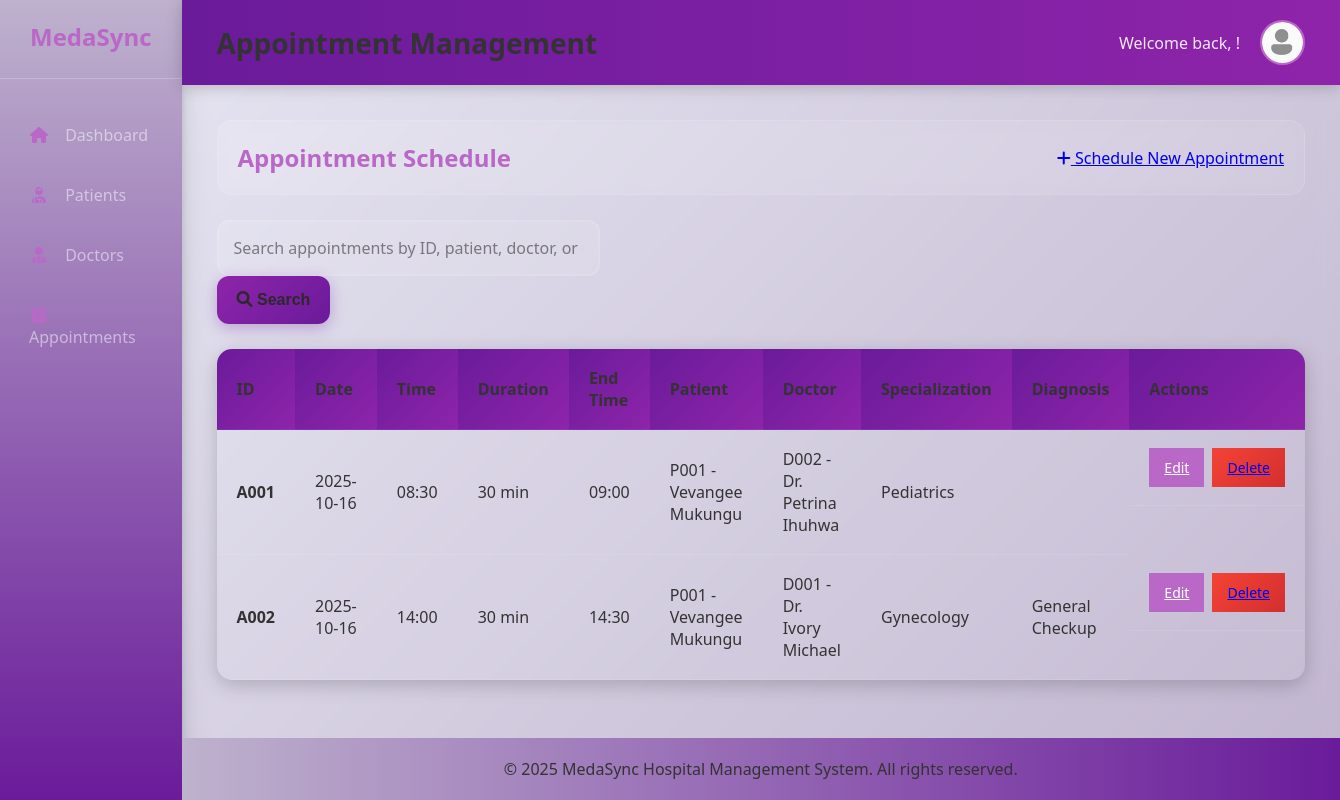
The page /appointments (signed in) on the database its author committed.
### models.py (models this page shows)
class Appointment(db.Model):
    id = db.Column(db.String(4), primary_key=True)
    date = db.Column(db.String(20), nullable=False)
    time = db.Column(db.String(10), nullable=False)
    duration = db.Column(db.Integer, nullable=False, default=30)
    diagnosis = db.Column(db.Text)
    patient_id = db.Column(db.String(4), db.ForeignKey('patient.id'), nullable=False)
    doctor_id = db.Column(db.String(4), db.ForeignKey('doctor.id'), nullable=False)

class Patient(db.Model):
    id = db.Column(db.String(4), primary_key=True)
    name = db.Column(db.String(100), nullable=False)
    surname = db.Column(db.String(100), nullable=False)
    date_of_birth = db.Column(db.String(20), nullable=False)
    gender = db.Column(db.String(10))
    email = db.Column(db.String(120))
    country_code = db.Column(db.String(10), nullable=False)
    contact_number = db.Column(db.String(20), nullable=False)
    appointments = db.relationship('Appointment', backref='patient', lazy=True)

class Doctor(db.Model):
    id = db.Column(db.String(4), primary_key=True)
    name = db.Column(db.String(100), nullable=False)
    surname = db.Column(db.String(100), nullable=False)
    specialization = db.Column(db.String(50))
    email = db.Column(db.String(120))
    country_code = db.Column(db.String(10), nullable=False)
    contact_number = db.Column(db.String(20), nullable=False)
    appointments = db.relationship('Appointment', backref='doctor', lazy=True)

### app.py (the view)
@app.route('/appointments')
@login_required
def appointments():
    search_query = request.args.get('search', '')
    with db.session() as session_db:
        if search_query:
            stmt = select(Appointment).options(
                joinedload(Appointment.patient),
                joinedload(Appointment.doctor)
            ).join(Patient).join(Doctor).where(
                or_(
                    Patient.name.ilike(f'%{search_query}%'),
                    Patient.surname.ilike(f'%{search_query}%'),
                    Doctor.name.ilike(f'%{search_query}%'),
                    Doctor.surname.ilike(f'%{search_query}%'),
                    Appointment.diagnosis.ilike(f'%{search_query}%'),
                    Appointment.id.ilike(f'%{search_query}%')
                )
            )
        else:
            stmt = select(Appointment).options(
                joinedload(Appointment.patient),
                joinedload(Appointment.doctor)
            )
        appointments = session_db.execute(stmt).scalars().all()
    return render_template('appointments.html', appointments=appointments, search_query=search_query)

### app.py (called while the page is built)
def login_required(f):
    from functools import wraps
    @wraps(f)
    def decorated_function(*args, **kwargs):
        if 'user_id' not in session:
            return redirect(url_for('login'))
        return f(*args, **kwargs)
    return decorated_function

### templates/appointments.html (shortened to what this page needs)
{% extends "base.html" %}
{% block page_title %}Appointment Management{% endblock %}
{% block content %}
<div class="page-header">
    <h2>Appointment Schedule</h2>
    <a href="{{ url_for('add_appointment') }}" class="btn btn-primary">
        <i class="fas fa-plus"></i> Schedule New Appointment
    </a>
</div>
<div class="search-bar">
    <form method="GET" action="{{ url_for('appointments') }}">
        <input type="text" name="search" placeholder="Search appointments by ID, patient, doctor, or diagnosis..." value="{{ search_query }}">
        <button type="submit"><i class="fas fa-search"></i> Search</button>
    </form>
</div>
{% if appointments %}
<table>
    <thead>
        <tr>
            <th>ID</th>
            <th>Date</th>
            <th>Time</th>
            <th>Duration</th>
            <th>End Time</th>
            <th>Patient</th>
            <th>Doctor</th>
            <th>Specialization</th>
            <th>Diagnosis</th>
            <th>Actions</th>
        </tr>
    </thead>
    <tbody>
        {% for appt in appointments %}
        <tr>
            <td><strong>{{ appt.id }}</strong></td>
            <td>{{ appt.date }}</td>
            <td>{{ appt.time }}</td>
            <td>{{ appt.duration }} min</td>
            <td>
                {% set start_time = appt.time.split(':') %}
                {% set hours = start_time[0] | int %}
                {% set minutes = start_time[1] | int %}
                {% set total_minutes = hours * 60 + minutes + appt.duration %}
                {% set end_hours = (total_minutes // 60) % 24 %}
                {% set end_minutes = total_minutes % 60 %}
                {{ "%02d:%02d" | format(end_hours, end_minutes) }}
            </td>
            <td>{{ appt.patient.id }} - {{ appt.patient.name }} {{ appt.patient.surname }}</td>
            <td>{{ appt.doctor.id }} - Dr. {{ appt.doctor.name }} {{ appt.doctor.surname }}</td>
            <td>{{ appt.doctor.specialization }}</td>
            <td>{{ appt.diagnosis[:50] }}{% if appt.diagnosis|length > 50 %}...{% endif %}</td>
            <td class="actions">
                <a href="{{ url_for('edit_appointment', appointment_id=appt.id) }}" class="btn btn-sm" style="background:var(--light-purple); color:white;">Edit</a>
                <a href="{{ url_for('delete_appointment', appointment_id=appt.id) }}" class="btn btn-sm btn-danger" onclick="return confirm('Are you sure you want to delete this appointment?');">Delete</a>
            </td>
        </tr>
        {% endfor %}
    </tbody>
</table>
{% else %}
    <p class="no-data">No appointments found. {% if search_query %}Try a different search term.{% else %}<a href="{{ url_for('add_appointment') }}">Schedule your first appointment</a>.{% endif %}</p>
{% endif %}
{% endblock %}

### static/css/style.css (style rules this page uses)
* { margin: 0; padding: 0; box-sizing: border-box; }
:root { --primary-purple: #6a1b9a; --secondary-purple: #8e24aa; --light-purple: #ba68c8; --dark-purple: #beb2cd; --background-dark: #e8e8f4; --background-light: #861f8f; --text-dark: #333; --text-light: #333; --card-dark: #16213e; --card-light: #363434; --border-light: #e0e0e0; --border-dark: #374151; }
body { font-family: 'Segoe UI', Tahoma, Geneva, Verdana, sans-serif; background: linear-gradient(135deg, var(--background-dark) 0%, var(--dark-purple) 100%); color: var(--text-light); min-height: 100vh; }
input, select, textarea { width: 100%; padding: 15px; border: 2px solid rgba(255,255,255,0.1); border-radius: 12px; font-family: inherit; font-size: 16px; background: rgba(255,255,255,0.08); color: var(--text-light); transition: all 0.3s ease; }
input::placeholder { color: rgba(53, 52, 52, 0.6); }
button { background: linear-gradient(135deg, var(--secondary-purple) 0%, var(--primary-purple) 100%); color: rgb(43, 41, 41); border: none; padding: 15px 25px; border-radius: 12px; cursor: pointer; font-size: 16px; font-weight: 600; transition: all 0.3s ease; box-shadow: 0 4px 15px rgba(106, 27, 154, 0.3); }
.btn-danger { background: linear-gradient(135deg, #f44336 0%, #d32f2f 100%); }
.btn-sm { padding: 10px 15px; font-size: 14px; }
.actions { display: flex; gap: 8px; }
table { width: 100%; border-collapse: collapse; margin-top: 25px; background: rgba(255,255,255,0.05); border-radius: 15px; overflow: hidden; box-shadow: 0 5px 20px rgba(0,0,0,0.2); }
th, td { padding: 18px 20px; text-align: left; border-bottom: 1px solid rgba(255,255,255,0.1); }
th { background: linear-gradient(135deg, var(--primary-purple) 0%, var(--secondary-purple) 100%); font-weight: 600; color: var(--text-light); font-size: 16px; }
.search-bar { margin-bottom: 25px; display: flex; gap: 15px; align-items: center; }
.search-bar input { flex: 1; margin-right: 0; background: rgba(255,255,255,0.1); }
.search-bar button { padding: 15px 20px; }
.page-header { display: flex; justify-content: space-between; align-items: center; margin-bottom: 25px; padding: 20px; background: linear-gradient(135deg, rgba(255,255,255,0.1) 0%, rgba(255,255,255,0.05) 100%); border-radius: 15px; backdrop-filter: blur(10px); border: 1px solid rgba(255,255,255,0.1); }
.page-header h2 { color: var(--light-purple); margin: 0; font-size: 24px; }
table th:nth-child(1), table td:nth-child(1) { width: 10%; }
table th:nth-child(2), table td:nth-child(2) { width: 20%; }
table th:nth-child(3), table td:nth-child(3) { width: 15%; }
table th:nth-child(4), table td:nth-child(4) { width: 25%; }
table th:nth-child(5), table td:nth-child(5) { width: 20%; }

### rows shown on the page
Appointment: id "A001", date "2025-10-16", time "08:30", duration "30", value "09:00", patient.id "P001", patient.name "Vevangee", patient.surname "Mukungu", doctor.id "D002", doctor.name "Petrina", doctor.surname "Ihuhwa", doctor.specialization "Pediatrics"
Appointment: id "A002", date "2025-10-16", time "14:00", duration "30", value "14:30", patient.id "P001", patient.name "Vevangee", patient.surname "Mukungu", doctor.id "D001", doctor.name "Ivory", doctor.surname "Michael", doctor.specialization "Gynecology", diagnosis "General Checkup"
